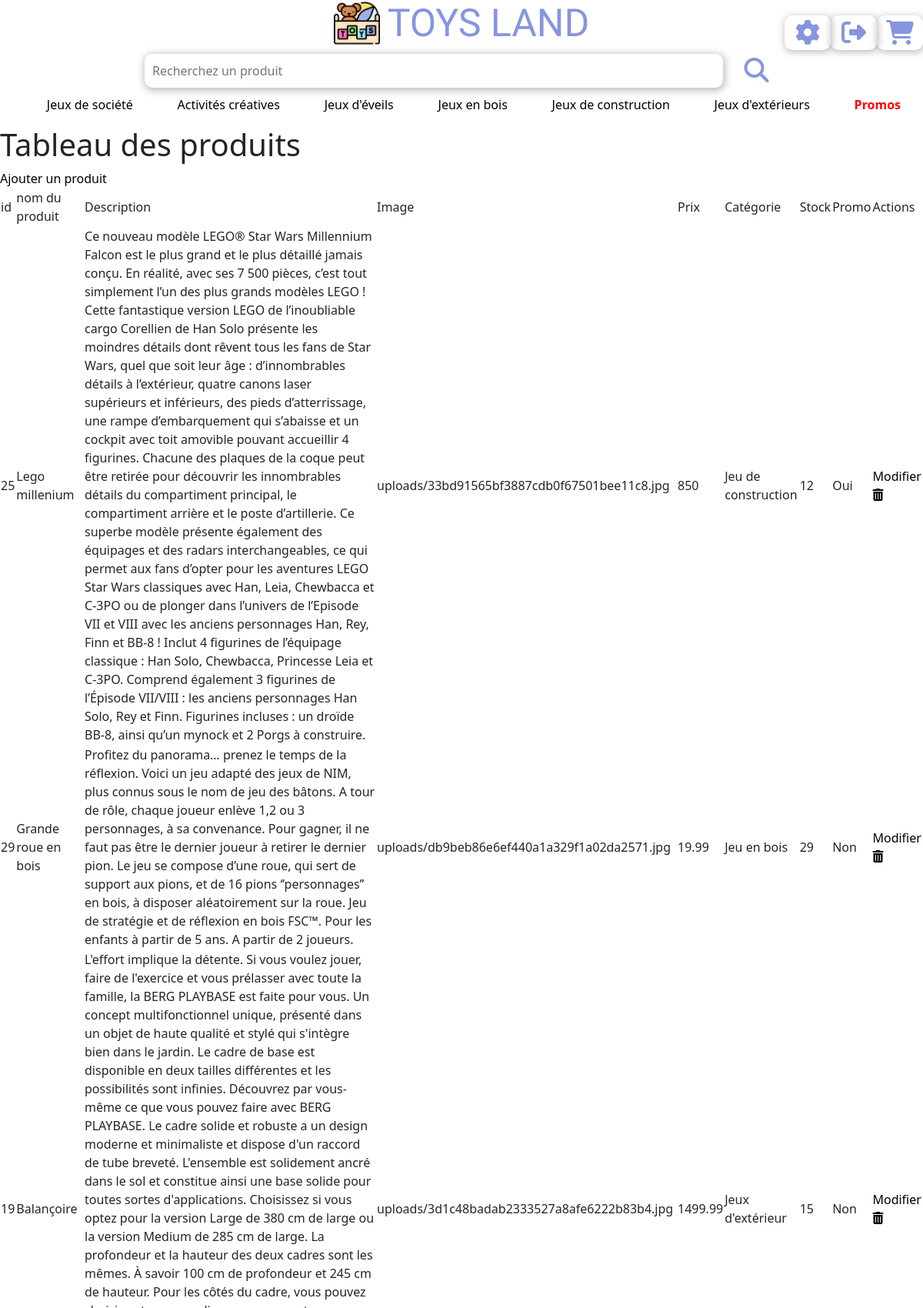
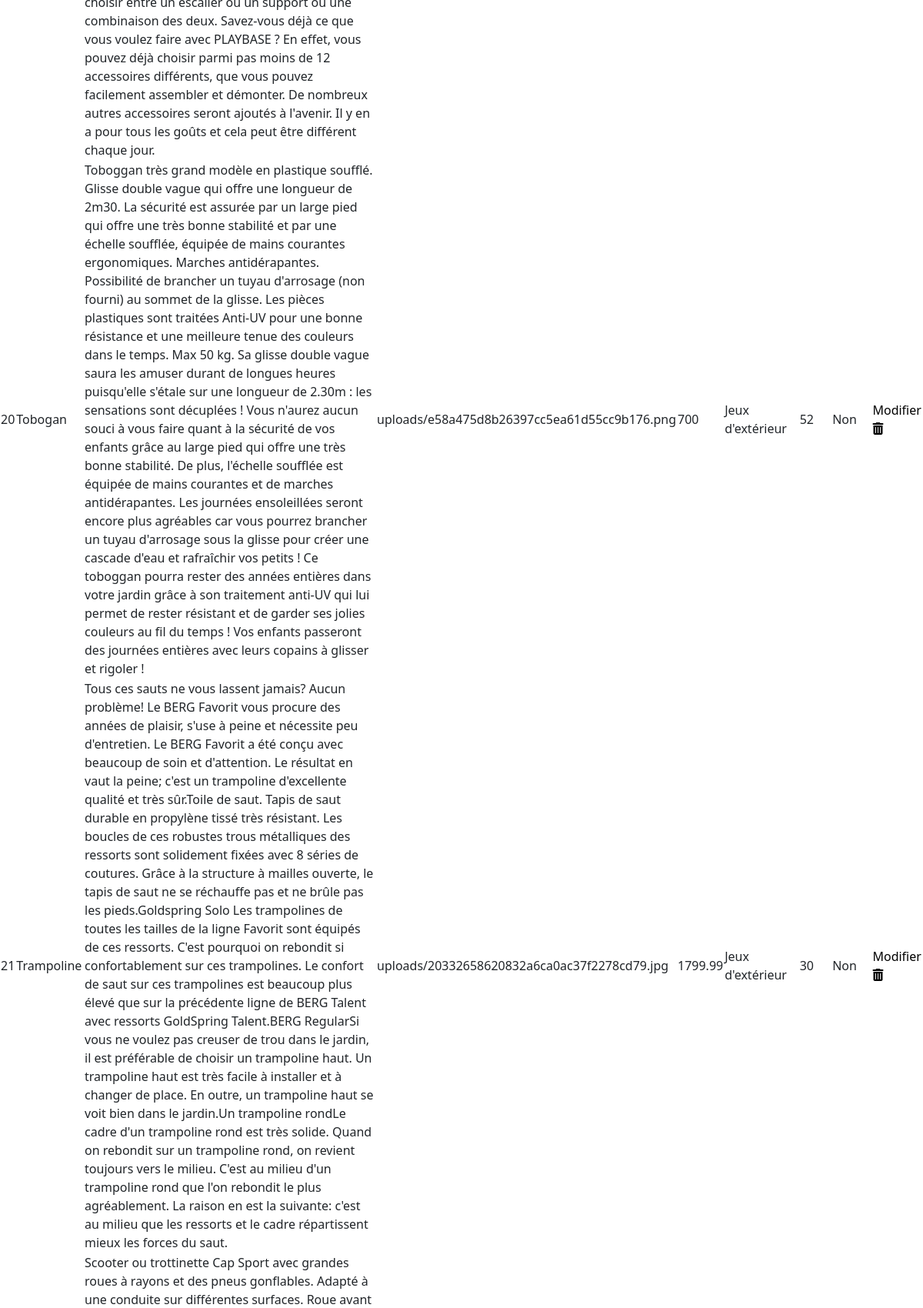
The app's page /php/admin/tableauProduits.php (signed in, upper part) with its own data (2 pictures, top to bottom).
### tables this page shows
CREATE TABLE `produits` (
  `id` int NOT NULL,
  `nom` varchar(255) NOT NULL,
  `description` longtext NOT NULL,
  `image` varchar(255) NOT NULL,
  `prix` float NOT NULL,
  `categorie` varchar(255) NOT NULL,
  `stock` int NOT NULL,
  `promo` varchar(255) NOT NULL
);

### php/admin/tableauProduits.php (the view, shortened to what this page needs)
<?php
require_once("../connect.php");
$sql = "SELECT * FROM produits ORDER BY categorie";
$query = $db->prepare($sql);
$query->execute();
$produits = $query-> fetchAll(PDO::FETCH_ASSOC);
include_once("navbar2.php");
?>
<h1>Tableau des produits</h1>
<a href="ajoutProduits.php" >Ajouter un produit</a>
<table>
<thead>
        <td>id</td>
        <td>nom du produit</td>
        <td>Description </td>
        <td>Image</td>
        <td>Prix</td>
        <td>Catégorie</td>
        <td>Stock</td>
        <td>Promo</td>
        <td>Actions</td>
</thead>
<tbody>
    <?php
        foreach($produits as $produit){
    ?>
        <tr>
            <td><?=$produit["id"]?></td>
            <td><?=$produit["nom"]?></td>
            <td><?=$produit["description"]?></td>
            <td><?=$produit["image"]?></td>
            <td><?=$produit["prix"]?></td>
            <td><?=$produit["categorie"]?></td>
            <td><?=$produit["stock"]?></td>
            <td><?=$produit["promo"]?></td>
            <td>
                <a href="update.php?id=<?= $produit['id']?>">Modifier</a>
                <a href="delete.php?id=<?= $produit['id']?>"><i class="fa-solid fa-trash-can"></i></a>
            </td>
        </tr>
        <?php
        }
        ?>
</tbody>
</table>

### php/index.css (style rules this page uses)
a { color: black; text-decoration: none; }
.fa-solid { width:45px; }

### records on screen
produits: id "25", nom "Lego millenium", description "Ce nouveau modèle LEGO® Star Wars Millennium Falcon est le plus grand et le plus détaillé jamais conçu. En réalité, avec ses 7 500 pièces, c’est tout simplement l’un des plus grands modèles LEGO ! Cette fantastique version LEGO de l’inoubliable cargo Corellien de Han Solo présente les moindres détails dont rêvent tous les fans de Star Wars, quel que soit leur âge : d’innombrables détails à l’extérieur, quatre canons laser supérieurs et inférieurs, des pieds d’atterrissage, une rampe d’embarquement qui s’abaisse et un cockpit avec toit amovible pouvant accueillir 4 figurines. Chacune des plaques de la coque peut être retirée pour découvrir les innombrables détails du compartiment principal,…", image "uploads/33bd91565bf3887cdb0f67501bee11c8.jpg", prix "850", categorie "Jeu de construction", stock "12", promo "Oui"
produits: id "29", nom "Grande roue en bois", description "Profitez du panorama… prenez le temps de la réflexion. Voici un jeu adapté des jeux de NIM, plus connus sous le nom de jeu des bâtons. A tour de rôle, chaque joueur enlève 1,2 ou 3 personnages, à sa convenance. Pour gagner, il ne faut pas être le dernier joueur à retirer le dernier pion. Le jeu se compose d’une roue, qui sert de support aux pions, et de 16 pions ‘’personnages’’ en bois, à disposer aléatoirement sur la roue. Jeu de stratégie et de réflexion en bois FSC™. Pour les enfants à partir de 5 ans. A partir de 2 joueurs.", image "uploads/db9beb86e6ef440a1a329f1a02da2571.jpg", prix "19.99", categorie "Jeu en bois", stock "29", promo "Non"
produits: id "19", nom "Balançoire", description "L'effort implique la détente. Si vous voulez jouer, faire de l'exercice et vous prélasser avec toute la famille, la BERG PLAYBASE est faite pour vous. Un concept multifonctionnel unique, présenté dans un objet de haute qualité et stylé qui s'intègre bien dans le jardin. Le cadre de base est disponible en deux tailles différentes et les possibilités sont infinies. Découvrez par vous-même ce que vous pouvez faire avec BERG PLAYBASE. Le cadre solide et robuste a un design moderne et minimaliste et dispose d'un raccord de tube breveté. L'ensemble est solidement ancré dans le sol et constitue ainsi une base solide pour toutes sortes d'applications. Choisissez si vous optez pour la version Large…", image "uploads/3d1c48badab2333527a8afe6222b83b4.jpg", prix "1499.99", categorie "Jeux d'extérieur", stock "15", promo "Non"
produits: id "20", nom "Tobogan", description "Toboggan très grand modèle en plastique soufflé. Glisse double vague qui offre une longueur de 2m30. La sécurité est assurée par un large pied qui offre une très bonne stabilité et par une échelle soufflée, équipée de mains courantes ergonomiques. Marches antidérapantes. Possibilité de brancher un tuyau d'arrosage (non fourni) au sommet de la glisse. Les pièces plastiques sont traitées Anti-UV pour une bonne résistance et une meilleure tenue des couleurs dans le temps. Max 50 kg. Sa glisse double vague saura les amuser durant de longues heures puisqu'elle s'étale sur une longueur de 2.30m : les sensations sont décuplées ! Vous n'aurez aucun souci à vous faire quant à la sécurité de vos…", image "uploads/e58a475d8b26397cc5ea61d55cc9b176.png", prix "700", categorie "Jeux d'extérieur", stock "52", promo "Non"
produits: id "21", nom "Trampoline", description "Tous ces sauts ne vous lassent jamais? Aucun problème! Le BERG Favorit vous procure des années de plaisir, s'use à peine et nécessite peu d'entretien. Le BERG Favorit a été conçu avec beaucoup de soin et d'attention. Le résultat en vaut la peine; c'est un trampoline d'excellente qualité et très sûr.Toile de saut. Tapis de saut durable en propylène tissé très résistant. Les boucles de ces robustes trous métalliques des ressorts sont solidement fixées avec 8 séries de coutures. Grâce à la structure à mailles ouverte, le tapis de saut ne se réchauffe pas et ne brûle pas les pieds.Goldspring Solo Les trampolines de toutes les tailles de la ligne Favorit sont équipés de ces ressorts. C'est…", image "uploads/20332658620832a6ca0ac37f2278cd79.jpg", prix "1799.99", categorie "Jeux d'extérieur", stock "30", promo "Non"
